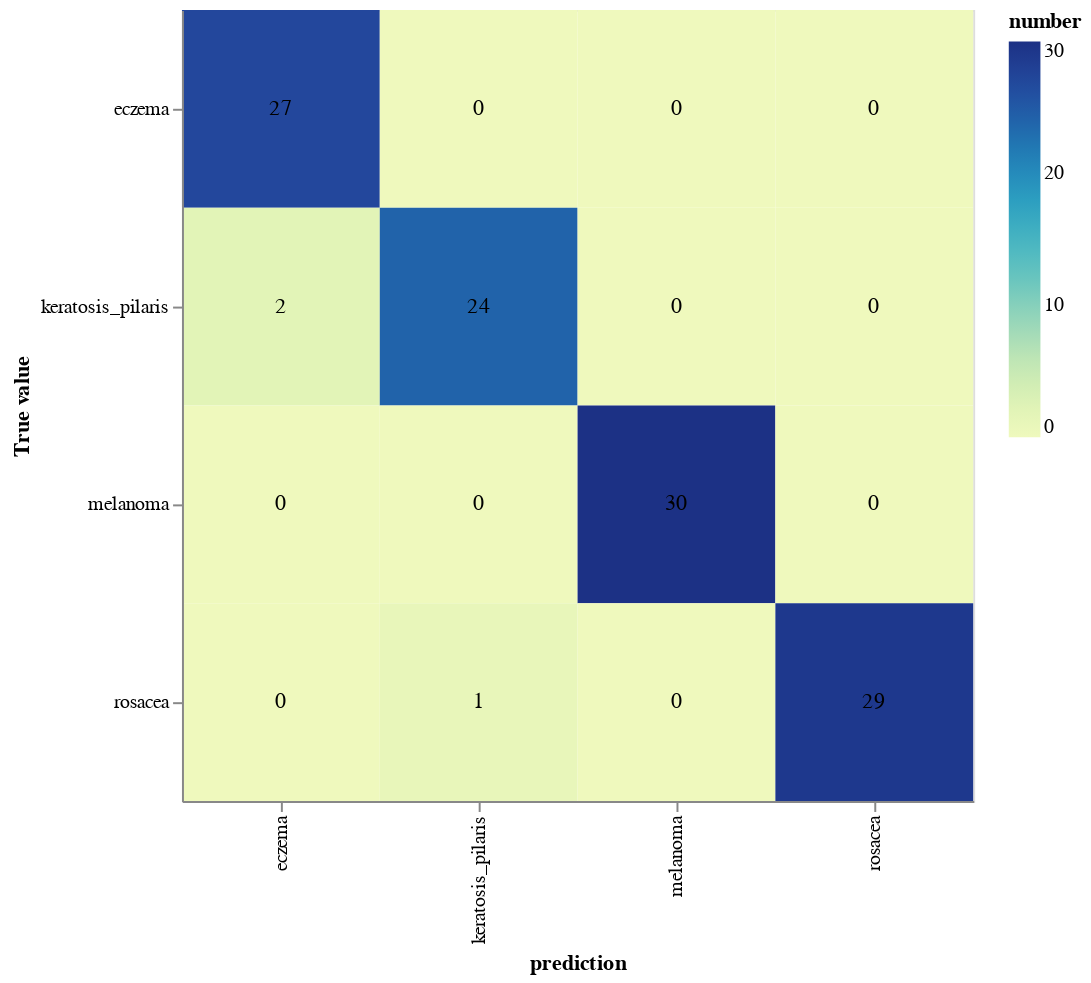

The cell this chart's notebook holds for it:
### Code cell
idx2Class={v:classes[v] for v in range(4)}


df_confusion=pd.DataFrame(confusion_matrix(label,prediction)).rename(columns=idx2Class,index=idx2Class)


conf=df_confusion.reset_index().melt('index')
conf.columns=['True value','prediction','number']
b=alt.Chart(conf).encode(
            x='prediction:N',
            y='True value:N'
    ).properties(height=400,width=400)

rec=b.mark_rect().encode(
            color='number'
        )
text=b.mark_text().encode(
        text=alt.Text('number')
)

rec+text

### Figure 1 — Vega-Lite specification as saved in the notebook (floating-point values rounded to 4 significant figures)
{"config": {"view": {"continuousWidth": 400, "continuousHeight": 300}}, "layer": [{"mark": "rect", "encoding": {"color": {"field": "number", "type": "quantitative"}, "x": {"field": "prediction", "type": "nominal"}, "y": {"field": "True value", "type": "nominal"}}, "height": 400, "width": 400}, {"mark": "text", "encoding": {"text": {"field": "number", "type": "quantitative"}, "x": {"field": "prediction", "type": "nominal"}, "y": {"field": "True value", "type": "nominal"}}, "height": 400, "width": 400}], "data": {"name": "data-2e94815628c614757f2300c4ab605ddd"}, "$schema": "https://vega.github.io/schema/vega-lite/v4.17.0.json", "datasets": {"data-2e94815628c614757f2300c4ab605ddd": [{"True value": "eczema", "prediction": "eczema", "number": 27}, {"True value": "keratosis_pilaris", "prediction": "eczema", "number": 2}, {"True value": "melanoma", "prediction": "eczema", "number": 0}, {"True value": "rosacea", "prediction": "eczema", "number": 0}, {"True value": "eczema", "prediction": "keratosis_pilaris", "number": 0}, {"True value": "keratosis_pilaris", "prediction": "keratosis_pilaris", "number": 24}, {"True value": "melanoma", "prediction": "keratosis_pilaris", "number": 0}, {"True value": "rosacea", "prediction": "keratosis_pilaris", "number": 1}, {"True value": "eczema", "prediction": "melanoma", "number": 0}, {"True value": "keratosis_pilaris", "prediction": "melanoma", "number": 0}, {"True value": "melanoma", "prediction": "melanoma", "number": 30}, {"True value": "rosacea", "prediction": "melanoma", "number": 0}, {"True value": "eczema", "prediction": "rosacea", "number": 0}, {"True value": "keratosis_pilaris", "prediction": "rosacea", "number": 0}, {"True value": "melanoma", "prediction": "rosacea", "number": 0}, {"True value": "rosacea", "prediction": "rosacea", "number": 29}]}}
